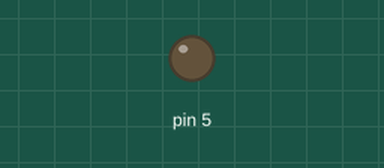
Bench run of a sketch on a simulated Arduino Uno, built with avr-gcc and run on an emulated ATmega328P. On the bench: output pins drawn as LEDs (lit = HIGH).

Above: at 0.05 s.
At 12.85 s:
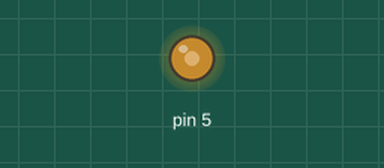
At 25.6 s:
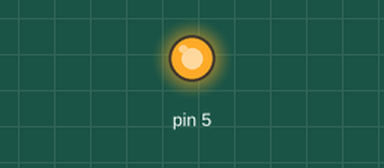
At 38.55 s:
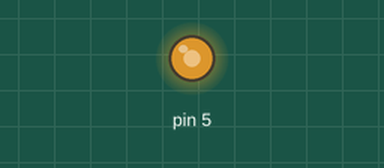
Timing chart, 0 to 40.0 s (numbered marks = the images above):
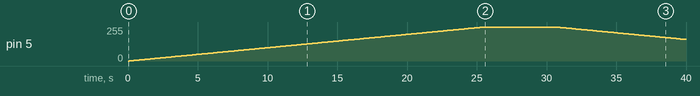

The sketch:

project_33.ino
```cpp
// Project 38 - Controlling the Motor

void setup()
{
  pinMode(5, OUTPUT);
}

void loop()
{
   for (int a=0; a<256; a++)
  {
    analogWrite(5, a);
     delay(100);
  }
   delay(5000);
   for (int a=255; a>=0; a--)
  {
    analogWrite(5,a);
    delay(100);
  }
  delay(5000);
}
```

Measured:
- by itself, pin 5: rises from 0/255 to 255/255 in 25.4 s, then falls to 162/255 in 14.4 s
